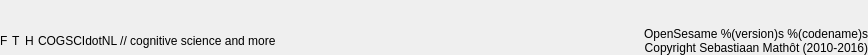
<?xml version="1.0" encoding="UTF-8"?>
<ui version="4.0">
 <class>widget_credits</class>
 <widget class="QWidget" name="widget_credits">
  <property name="geometry">
   <rect>
    <x>0</x>
    <y>0</y>
    <width>868</width>
    <height>55</height>
   </rect>
  </property>
  <property name="sizePolicy">
   <sizepolicy hsizetype="Preferred" vsizetype="MinimumExpanding">
    <horstretch>0</horstretch>
    <verstretch>0</verstretch>
   </sizepolicy>
  </property>
  <property name="windowTitle">
   <string>Form</string>
  </property>
  <layout class="QVBoxLayout" name="verticalLayout">
   <property name="margin">
    <number>0</number>
   </property>
   <item>
    <spacer name="verticalSpacer">
     <property name="orientation">
      <enum>Qt::Vertical</enum>
     </property>
     <property name="sizeHint" stdset="0">
      <size>
       <width>20</width>
       <height>2</height>
      </size>
     </property>
    </spacer>
   </item>
   <item>
    <widget class="QWidget" name="widget_container" native="true">
     <property name="sizePolicy">
      <sizepolicy hsizetype="Preferred" vsizetype="Fixed">
       <horstretch>0</horstretch>
       <verstretch>0</verstretch>
      </sizepolicy>
     </property>
     <layout class="QHBoxLayout" name="horizontalLayout">
      <property name="spacing">
       <number>0</number>
      </property>
      <property name="margin">
       <number>0</number>
      </property>
      <item>
       <widget class="QWidget" name="widget_credits_2" native="true">
        <layout class="QVBoxLayout" name="verticalLayout_3">
         <property name="spacing">
          <number>0</number>
         </property>
         <property name="margin">
          <number>0</number>
         </property>
         <item>
          <widget class="QWidget" name="widget_social" native="true">
           <layout class="QHBoxLayout" name="horizontalLayout_2">
            <property name="spacing">
             <number>4</number>
            </property>
            <property name="margin">
             <number>0</number>
            </property>
            <item>
             <widget class="QLabel" name="label_facebook">
              <property name="cursor">
               <cursorShape>PointingHandCursor</cursorShape>
              </property>
              <property name="toolTip">
               <string>Visit Facebook page</string>
              </property>
              <property name="text">
               <string>F</string>
              </property>
             </widget>
            </item>
            <item>
             <widget class="QLabel" name="label_twitter">
              <property name="cursor">
               <cursorShape>PointingHandCursor</cursorShape>
              </property>
              <property name="toolTip">
               <string>Visit Twitter page</string>
              </property>
              <property name="text">
               <string>T</string>
              </property>
             </widget>
            </item>
            <item>
             <widget class="QLabel" name="label_website">
              <property name="cursor">
               <cursorShape>PointingHandCursor</cursorShape>
              </property>
              <property name="toolTip">
               <string>Visit cogsci.nl</string>
              </property>
              <property name="text">
               <string>H</string>
              </property>
             </widget>
            </item>
            <item>
             <widget class="QLabel" name="label_cogscinl">
              <property name="text">
               <string>&lt;html&gt;&lt;head/&gt;&lt;body&gt;&lt;p&gt;COGSCIdotNL // cognitive science and more&lt;/p&gt;&lt;/body&gt;&lt;/html&gt;</string>
              </property>
             </widget>
            </item>
           </layout>
          </widget>
         </item>
        </layout>
       </widget>
      </item>
      <item>
       <spacer name="horizontalSpacer">
        <property name="orientation">
         <enum>Qt::Horizontal</enum>
        </property>
        <property name="sizeHint" stdset="0">
         <size>
          <width>40</width>
          <height>20</height>
         </size>
        </property>
       </spacer>
      </item>
      <item>
       <widget class="QLabel" name="label_opensesame">
        <property name="sizePolicy">
         <sizepolicy hsizetype="Preferred" vsizetype="Minimum">
          <horstretch>0</horstretch>
          <verstretch>0</verstretch>
         </sizepolicy>
        </property>
        <property name="text">
         <string>OpenSesame %(version)s %(codename)s
Copyright Sebastiaan Mathôt (2010-2016)</string>
        </property>
        <property name="alignment">
         <set>Qt::AlignBottom|Qt::AlignRight|Qt::AlignTrailing</set>
        </property>
       </widget>
      </item>
     </layout>
    </widget>
   </item>
  </layout>
 </widget>
 <resources/>
 <connections/>
</ui>
